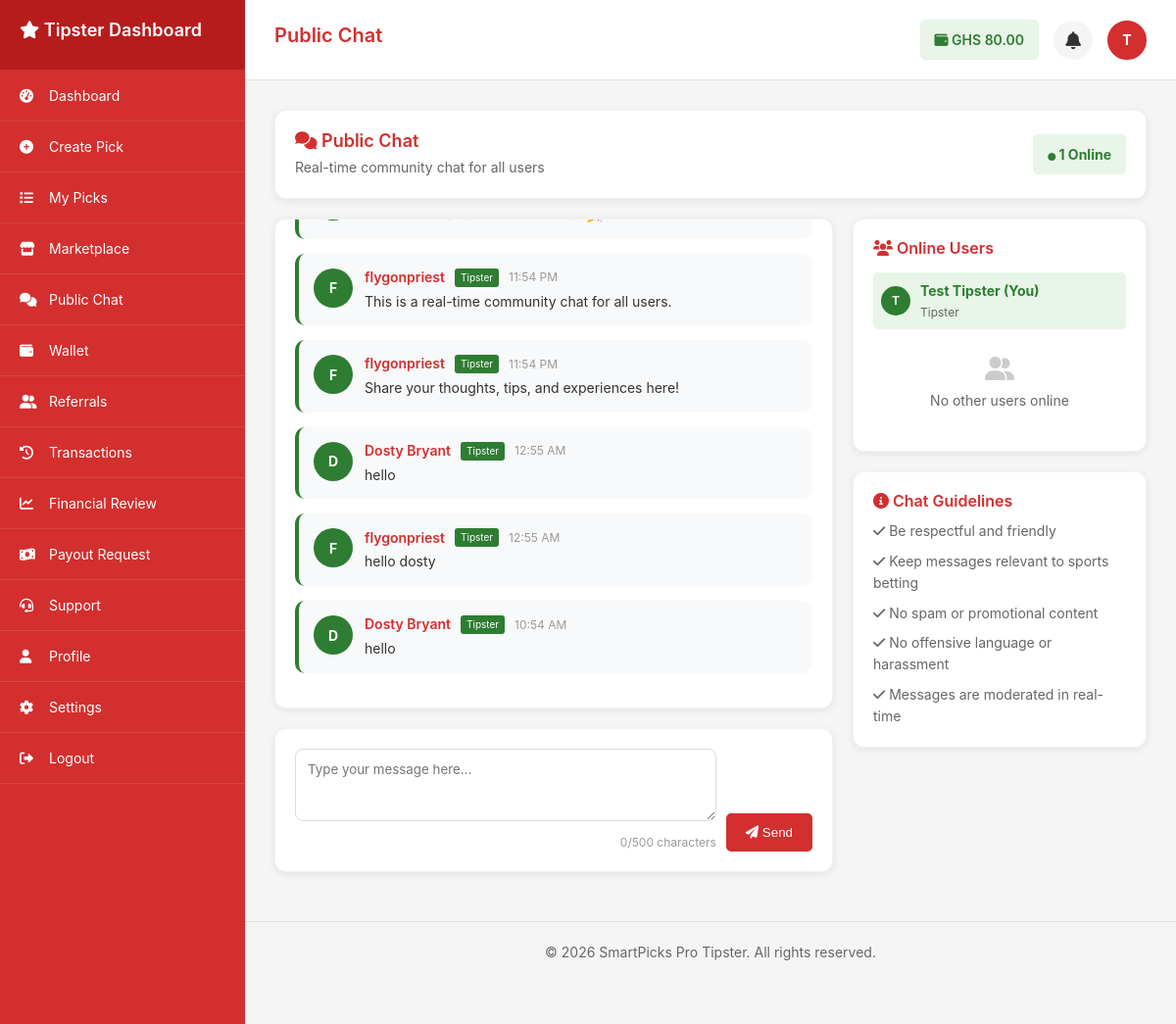
/public_chat (signed in), run on the app's committed database.
### tables this page shows
CREATE TABLE `user_wallets` (
  `id` int(11) NOT NULL AUTO_INCREMENT,
  `user_id` int(11) NOT NULL,
  `balance` decimal(10,2) DEFAULT 0.00,
  `currency` varchar(3) DEFAULT 'GHS',
  `status` enum('active','frozen','suspended') DEFAULT 'active',
  `created_at` datetime DEFAULT current_timestamp(),
  `updated_at` datetime DEFAULT current_timestamp() ON UPDATE current_timestamp(),
  PRIMARY KEY (`id`),
  UNIQUE KEY `unique_user_wallet` (`user_id`),
  KEY `idx_user_id` (`user_id`),
  KEY `idx_status` (`status`),
  CONSTRAINT `user_wallets_ibfk_1` FOREIGN KEY (`user_id`) REFERENCES `users` (`id`) ON DELETE CASCADE
);

CREATE TABLE `users` (
  `id` int(11) NOT NULL AUTO_INCREMENT,
  `username` varchar(50) NOT NULL,
  `email` varchar(100) NOT NULL,
  `password` varchar(255) NOT NULL,
  `display_name` varchar(100) NOT NULL,
  `avatar` varchar(255) DEFAULT NULL,
  `role` enum('user','tipster','admin') DEFAULT 'user',
  `status` enum('active','inactive','suspended') DEFAULT 'active',
  `phone` varchar(20) DEFAULT NULL,
  `country` varchar(50) DEFAULT 'Ghana',
  `timezone` varchar(50) DEFAULT 'Africa/Accra',
  `last_login` datetime DEFAULT NULL,
  `created_at` datetime DEFAULT current_timestamp(),
  `updated_at` datetime DEFAULT current_timestamp() ON UPDATE current_timestamp(),
  `country_code` varchar(3) DEFAULT 'GHA',
  `flag_emoji` varchar(10) DEFAULT '??',
  `is_online` tinyint(1) DEFAULT 0,
  `last_activity` datetime DEFAULT NULL,
  `is_verified` tinyint(1) DEFAULT 0,
  `email_notifications` tinyint(1) DEFAULT 1,
  `sms_notifications` tinyint(1) DEFAULT 0,
  `push_notifications` tinyint(1) DEFAULT 1,
  `bio` text DEFAULT NULL,
  PRIMARY KEY (`id`),
  UNIQUE KEY `username` (`username`),
  UNIQUE KEY `email` (`email`),
  KEY `idx_username` (`username`),
  KEY `idx_email` (`email`),
  KEY `idx_role` (`role`),
  KEY `idx_status` (`status`),
  KEY `idx_country_code` (`country_code`),
  KEY `idx_is_online` (`is_online`)
);

CREATE TABLE `chat_messages` (
  `id` int(11) NOT NULL AUTO_INCREMENT,
  `user_id` int(11) NOT NULL,
  `message` text NOT NULL,
  `is_flagged` tinyint(1) DEFAULT 0,
  `is_deleted` tinyint(1) DEFAULT 0,
  `type` enum('text','image','emoji') DEFAULT 'text',
  `metadata` longtext DEFAULT NULL CHECK (json_valid(`metadata`)),
  `is_public` tinyint(1) DEFAULT 1,
  `created_at` datetime DEFAULT current_timestamp(),
  `message_type` enum('text','image','emoji') DEFAULT 'text',
  `image_url` varchar(255) DEFAULT NULL,
  `is_edited` tinyint(1) DEFAULT 0,
  `edited_at` datetime DEFAULT NULL,
  `parent_id` int(11) DEFAULT NULL,
  `reaction_count` int(11) DEFAULT 0,
  PRIMARY KEY (`id`),
  KEY `idx_user_id` (`user_id`),
  KEY `idx_is_public` (`is_public`),
  KEY `idx_created_at` (`created_at`),
  KEY `idx_message_type` (`message_type`),
  KEY `idx_parent_id` (`parent_id`),
  CONSTRAINT `chat_messages_ibfk_1` FOREIGN KEY (`user_id`) REFERENCES `users` (`id`) ON DELETE CASCADE
);

### app/controllers/public_chat.php (the view, shortened to what the rows shown need)
<?php
require_once __DIR__ . '/../../config/config.php';
require_once __DIR__ . '/../models/Database.php';
    ?>
    <?php
$db = Database::getInstance();
$logger = Logger::getInstance();
$userId = $_SESSION['user_id'];
$userRole = $_SESSION['role'];
$user = $db->fetch("SELECT * FROM users WHERE id = ?", [$userId]);
$walletBalance = 0.00;
try {
    $result = $db->fetch("SELECT balance FROM user_wallets WHERE user_id = ?", [$userId]);
    $walletBalance = $result ? $result['balance'] : 0.00;
} catch (Exception $e) {
    $walletBalance = 0.00;
}
$chatMessages = [];
try {
    $chatMessages = $db->fetchAll("
        SELECT
            cm.id,
            cm.user_id,
            cm.message,
            cm.created_at,
            cm.is_flagged,
            cm.is_deleted,
            cm.reaction_count,
            u.username,
            u.display_name,
            u.role,
            u.avatar
        FROM chat_messages cm
        LEFT JOIN users u ON cm.user_id = u.id
        WHERE cm.is_deleted = 0 AND cm.is_public = 1
        ORDER BY cm.created_at DESC
        LIMIT 50
    ");
    $chatMessages = array_reverse($chatMessages);
} catch (Exception $e) {
    $error = 'Error loading chat data: ' . $e->getMessage();
    $logger->error('Chat data loading failed', ['error' => $e->getMessage()]);
}
$pageTitle = "Public Chat";
?>
<div class="public-chat-container">
    <div class="card" style="margin-bottom: 20px;">
        <div style="display: flex; justify-content: space-between; align-items: center;">
            <div>
                <h2 style="color: #d32f2f; margin-bottom: 5px;">
                    <i class="fas fa-comments"></i> Public Chat
                </h2>
            </div>
        </div>
    </div>
    <div style="display: grid; grid-template-columns: 1fr 300px; gap: 20px;">
        <div>
            <div class="card" style="height: 500px; overflow-y: auto; padding: 20px;" id="chat-messages">
                <?php if (empty($chatMessages)): ?>
                <div style="text-align: center; padding: 40px; color: #666;">
                    <i class="fas fa-comments" style="font-size: 48px; color: #ccc; margin-bottom: 20px;"></i>
                    <p>No messages yet. Be the first to start the conversation!</p>
                </div>
                <?php else: ?>
                <?php foreach ($chatMessages as $message): ?>
                <div class="chat-message" style="margin-bottom: 15px; padding: 15px; background-color: #f8f9fa; border-radius: 10px; border-left: 4px solid <?php echo $message['role'] === 'admin' ? '#d32f2f' : ($message['role'] === 'tipster' ? '#2e7d32' : '#666'); ?>;">
                    <div style="display: flex; align-items: flex-start; gap: 12px;">
                        <div style="flex-shrink: 0;">
                            <div style="width: 40px; height: 40px; border-radius: 50%; background-color: <?php echo $message['role'] === 'admin' ? '#d32f2f' : ($message['role'] === 'tipster' ? '#2e7d32' : '#666'); ?>; display: flex; align-items: center; justify-content: center; color: white; font-weight: bold; overflow: hidden;">
                                <?php if (!empty($message['avatar'])): ?>
                                    <span style="display: none;"><?php echo strtoupper(substr($message['username'], 0, 1)); ?></span>
                                <?php else: ?>
                                    <?php echo strtoupper(substr($message['username'], 0, 1)); ?>
                                <?php endif; ?>
                            </div>
                        </div>
                        <div style="flex: 1;">
                            <div style="display: flex; align-items: center; gap: 10px; margin-bottom: 5px;">
                                <h4 style="color: #d32f2f; margin: 0; font-size: 14px;">
                                    <?php echo htmlspecialchars($message['display_name'] ?: $message['username']); ?>
                                </h4>
                                <span style="background-color: <?php echo $message['role'] === 'admin' ? '#d32f2f' : ($message['role'] === 'tipster' ? '#2e7d32' : '#666'); ?>; color: white; padding: 2px 6px; border-radius: 3px; font-size: 10px; text-transform: capitalize;">
                                    <?php echo $message['role']; ?>
                                </span>
                                <span style="color: #999; font-size: 12px;">
                                    <?php echo date('g:i A', strtotime($message['created_at'])); ?>
                                </span>
                            </div>
                            <p style="color: #333; margin: 0; line-height: 1.4;">
                                <?php echo htmlspecialchars($message['message']); ?>
                            </p>
                        </div>
                    </div>
                </div>
                <?php endforeach; ?>
                <?php endif; ?>
            </div>
        </div>
        <div>
            <div class="card">
                <div id="online-users-list">
                    <div style="display: flex; align-items: center; gap: 10px; padding: 8px; background-color: #e8f5e8; border-radius: 5px; margin-bottom: 8px;">
                        <div style="width: 30px; height: 30px; border-radius: 50%; background-color: #2e7d32; display: flex; align-items: center; justify-content: center; color: white; font-weight: bold; font-size: 12px; overflow: hidden;">
                            <?php if (!empty($user['avatar'])): ?>
                                <img src="/SmartPicksPro-Local/<?php echo htmlspecialchars($user['avatar']); ?>"
                                     alt="Avatar"
                                     style="width: 100%; height: 100%; object-fit: cover; border-radius: 50%;"
                                     onerror="this.style.display='none'; this.nextElementSibling.style.display='flex';">
                                <span style="display: none;"><?php echo strtoupper(substr($user['username'], 0, 1)); ?></span>
                            <?php else: ?>
                                <?php echo strtoupper(substr($user['username'], 0, 1)); ?>
                            <?php endif; ?>
                        </div>
                        <div>
                            <p style="margin: 0; font-weight: bold; color: #2e7d32; font-size: 14px;">
                                <?php echo htmlspecialchars($user['display_name'] ?: $user['username']); ?> (You)
                            </p>
                            <p style="margin: 0; color: #666; font-size: 12px; text-transform: capitalize;">
                                <?php echo $user['role']; ?>
                            </p>
                        </div>
                    </div>
                </div>
            </div>
        </div>
    </div>
</div>
<?php
$content = ob_get_clean();
if ($userRole === 'admin') {
    include __DIR__ . '/../views/layouts/admin_layout.php';
} elseif ($userRole === 'tipster') {
    include __DIR__ . '/../views/layouts/tipster_layout.php';
} else {
    include __DIR__ . '/../views/layouts/user_layout.php';
}
?>

### app/views/layouts/tipster_layout.php (shortened to what the rows shown need)
<!DOCTYPE html>
<html lang="en">
<head>
    <link rel="stylesheet" href="https://cdnjs.cloudflare.com/ajax/libs/font-awesome/6.0.0-beta3/css/all.min.css">
</head>
<body>
    <div class="sidebar" id="sidebar">
        <div class="sidebar-header">
            <h2><i class="fas fa-star"></i> Tipster Dashboard</h2>
        </div>
    </div>
    <div class="main-content">
        <div class="page-header">
            <h1 class="page-title"><?php echo isset($pageTitle) ? $pageTitle : 'Tipster Dashboard'; ?></h1>
            <div class="tipster-info">
                <div class="wallet-info">
                    <i class="fas fa-wallet"></i> GHS <?php echo isset($walletBalance) ? number_format($walletBalance, 2) : '0.00'; ?>
                </div>
                <div class="notification-container">
                    <div class="notification-bell" id="notificationBell" onclick="toggleNotificationDropdown()">
                    </div>
                </div>
                <div class="tipster-avatar">
                    <?php
                    $avatarPath = '';
                    $usernameInitial = 'T';
                    if (isset($user)) {
                        $usernameInitial = strtoupper(substr($user['username'] ?? 'T', 0, 1));
                        if (!empty($avatarPath)) {
                            if (strpos($avatarPath, '/SmartPicksPro-Local/') === 0 || strpos($avatarPath, 'http') === 0) {
                                $avatarUrl = $avatarPath;
                            } elseif (strpos($avatarPath, 'storage/') === 0 || strpos($avatarPath, '/storage/') === 0) {
                                $avatarUrl = '/SmartPicksPro-Local/' . ltrim($avatarPath, '/');
                            } elseif (strpos($avatarPath, '/') === 0) {
                                $avatarUrl = '/SmartPicksPro-Local' . $avatarPath;
                            } else {
                                $avatarUrl = '/SmartPicksPro-Local/storage/uploads/' . $avatarPath;
                            }
                            echo '<img src="' . htmlspecialchars($avatarUrl) . '" alt="Profile Image" onerror="this.style.display=\'none\'; this.nextElementSibling.style.display=\'flex\';"><span style="display: none;">' . $usernameInitial . '</span>';
                        } else {
                            echo htmlspecialchars($usernameInitial);
                        }
                    } else {
                        echo htmlspecialchars($usernameInitial);
                    }
                    ?>
                </div>
            </div>
        </div>
        <div class="content-area">
            <?php echo isset($content) ? $content : ''; ?>
        </div>
    </div>
</body>
</html>

### data on the page
user_wallets: balance "80.00"
users: username "T", display_name "Test Tipster", role "Tipster"
chat_messages: user.username "F", user.display_name "flygonpriest", user.role "Tipster", created_at "11:54 PM", message "This is a real-time community chat for all users."
chat_messages: user.username "F", user.display_name "flygonpriest", user.role "Tipster", created_at "11:54 PM", message "Share your thoughts, tips, and experiences here!"
chat_messages: user.username "D", user.display_name "Dosty Bryant", user.role "Tipster", created_at "12:55 AM", message "hello"
chat_messages: user.username "F", user.display_name "flygonpriest", user.role "Tipster", created_at "12:55 AM", message "hello dosty"
chat_messages: user.username "D", user.display_name "Dosty Bryant", user.role "Tipster", created_at "10:54 AM", message "hello"

### other printed values
$item['text'] "Dashboard"
$item['text'] "Create Pick"
$item['text'] "My Picks"
$item['text'] "Marketplace"
$item['text'] "Public Chat"
$item['text'] "Wallet"
$item['text'] "Referrals"
$item['text'] "Transactions"
$item['text'] "Financial Review"
$item['text'] "Payout Request"
$item['text'] "Support"
$item['text'] "Profile"
$item['text'] "Settings"
$item['text'] "Logout"
$pageTitle "Public Chat"
